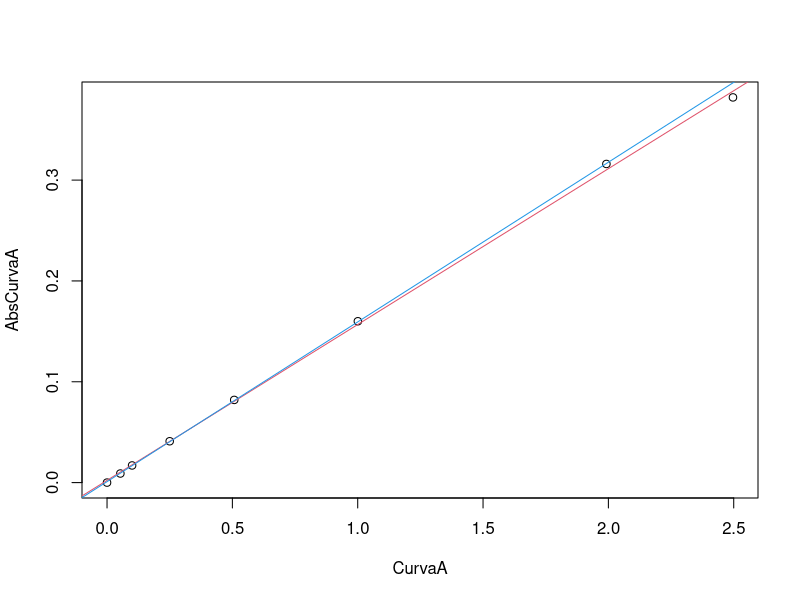
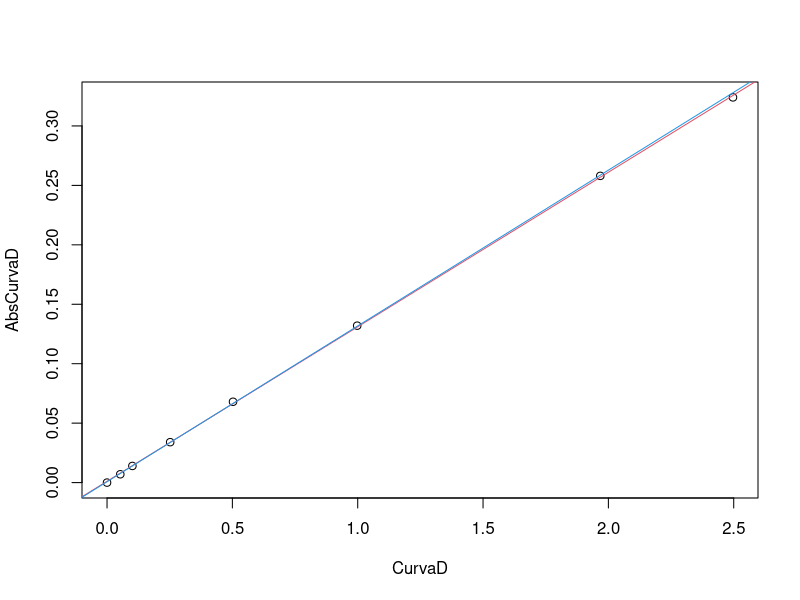
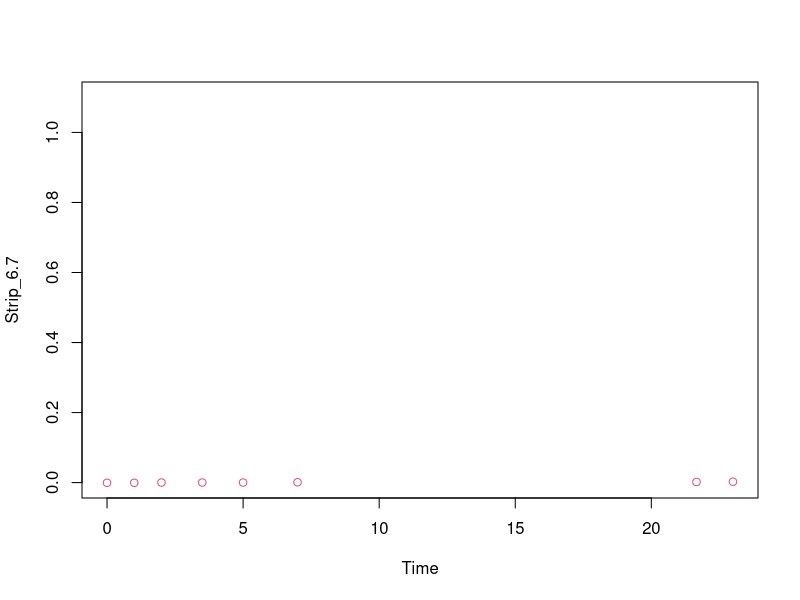
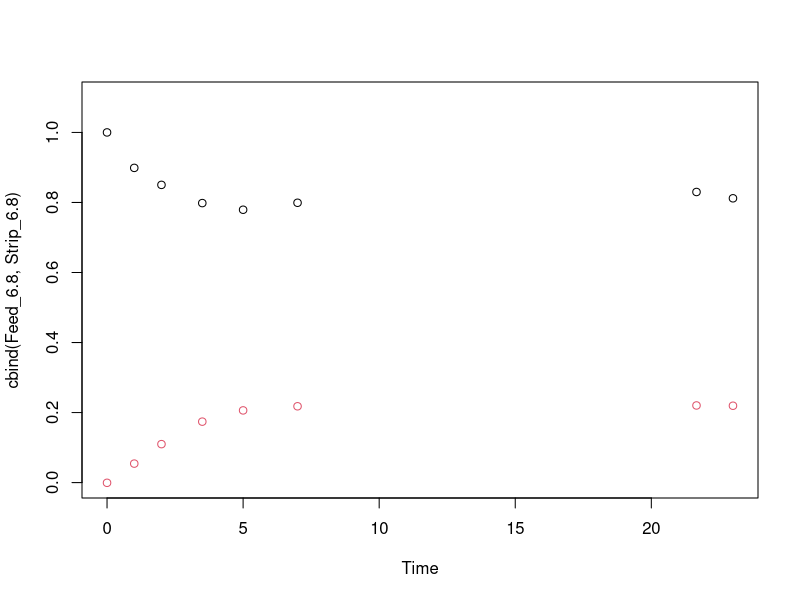
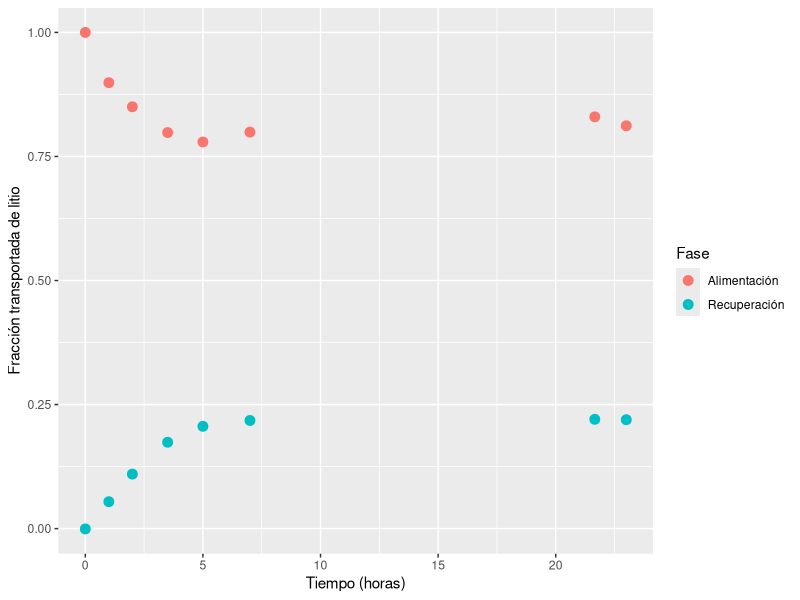

Source code (R) for these figures, in order:
library(ggplot2)
cStock <- 129.5 * 0.187872 * 0.99 / 0.1200962
Std7   <- cStock * 0.7495 / 60.1995
CurvaA <- c(c(0.0000, 0.2565, 0.4725, 1.2025, 2.4371, 4.8029, 9.6060) * Std7 /
            c(12.0000, 12.0554, 11.8008, 12.0137, 11.9934, 11.9848, 12.0406), Std7)
Std7   <- cStock * 0.7489 / 60.0825
CurvaB <- c(c(0.0000, 0.2375, 0.4852, 1.2425, 2.4417, 4.8009, 9.5967) * Std7 /
            c(12.0000, 11.9824, 11.9053, 12.0372, 11.9600, 12.0133, 11.9895), Std7)
Std7   <- cStock * 0.7540 / 60.2633
CurvaC <- c(c(0.0000, 0.2514, 0.4898, 1.2110, 2.3951, 4.8137, 9.6054) * Std7 /
            c(12.0000, 11.9823, 12.0021, 11.9666, 12.0722, 11.9614, 12.1221), Std7)
Std7   <- cStock * 0.7495 / 60.1995
CurvaD <- c(c(0.0000, 0.2536, 0.4866, 1.2120, 2.4127, 4.8050, 9.6065) * Std7 /
            c(12.0000, 11.9890, 12.0140, 12.0138, 11.9879, 12.0224, 12.1904), Std7)
#----------------------------------------------------------------------------
#----------------------------------------------------------------------------
AbsCurvaA <- c(0.000, 0.009, 0.017, 0.041, 0.082, 0.160, 0.316, 0.382)
plot(CurvaA, AbsCurvaA)
abline(lm(AbsCurvaA ~ CurvaA), col = 2)
ModelA <- lm(AbsCurvaA[1:7] ~ CurvaA[1:7]) 
abline(ModelA, col = 4)
#----------------------------------------------------------------------------
AbsCurvaD <- c(0.000, 0.007, 0.014, 0.034, 0.068, 0.132, 0.258, 0.324)
plot(CurvaD, AbsCurvaD)
abline(lm(AbsCurvaD ~ CurvaD), col = 2)
ModelD <- lm(AbsCurvaD[1:7] ~ CurvaD[1:7]) 
abline(ModelD, col = 4)
#----------------------------------------------------------------------------
#----------------------------------------------------------------------------
Time <- c(0, 1, 2, 3.5, 5, 7, 21.66, 23)
#----------------------------------------------------------------------------
T_o_Feed_6.7 <- 4.4730 * cStock / 90.1478
Feed_6.7  <- (c(0.151 * 2.19165 / 0.22062, 0.148 * 2.20925 / 0.21093) - 
                ModelA$coefficients[1]) / ModelA$coefficients[2]
P_o_Feed_6.7 <- mean(Feed_6.7)
Feed_6.7  <- Feed_6.7 / P_o_Feed_6.7
Strip_6.7 <- (c(0.000, 0.000, 0.001, 0.001, 0.001, 0.002, 0.003, 0.004) - 
                ModelD$coefficients[1]) / ModelD$coefficients[2] / P_o_Feed_6.7
plot(Time, Strip_6.7, type = "p", col = c(2), pch = 1, ylim = c(0, 1.1))      


#----------------------------------------------------------------------------
T_o_Feed_6.8 <- 4.4834 * cStock / 90.0252
DilF_6.8  <- c(2.23250 / 0.20545, 2.27705 / 0.21674, 2.10987 / 0.22194, 2.09980 / 0.22334,
               2.29770 / 0.22360, 2.05000 / 0.22611, 2.12239 / 0.22209, 2.03763 / 0.22609)
Feed_6.8  <- (c(0.143, 0.133, 0.139, 0.132, 0.118, 0.137, 0.135, 0.140) - 
                ModelA$coefficients[1]) / ModelA$coefficients[2] * DilF_6.8
P_o_Feed_6.8 <- Feed_6.8[1]
Feed_6.8  <- Feed_6.8 / P_o_Feed_6.8
Strip_6.8 <- (c(0.000, 0.070, 0.141, 0.223, 0.264, 0.279, 0.282, 0.281) - 
                ModelD$coefficients[1]) / ModelD$coefficients[2] / P_o_Feed_6.8
matplot(Time, cbind(Feed_6.8, Strip_6.8), type = "p", col = c(1, 2), pch = 1, ylim = c(0, 1.1))

transporte <- data.frame(Tiempo = c(Time, Time), Conc = c(Feed_6.8, Strip_6.8), 
                         Fase=rep(c('Alimentación', 'Recuperación'), each=length(Time)))

ggplot(data=transporte, aes(x=Tiempo,y=Conc, group=Fase)) + #geom_smooth(alpha=0.999,size=0.5) + 
  geom_point(size = 3, aes(color=Fase)) + labs(y="Fracción transportada de litio", x="Tiempo (horas)")# +
#geom_smooth(method = 'loess', aes(color=Fase))

#plot(Curva)
#ggplot(data=Curva, aes(x=Conc,y=Abs)) + geom_smooth(method='lm',alpha=0.999,size=0.5) + 
#  geom_point() + 
#  labs(x=expression(Concentración~Li~(mg~kg[Disolución]^-1)), y="Absorbancia (UA)")

